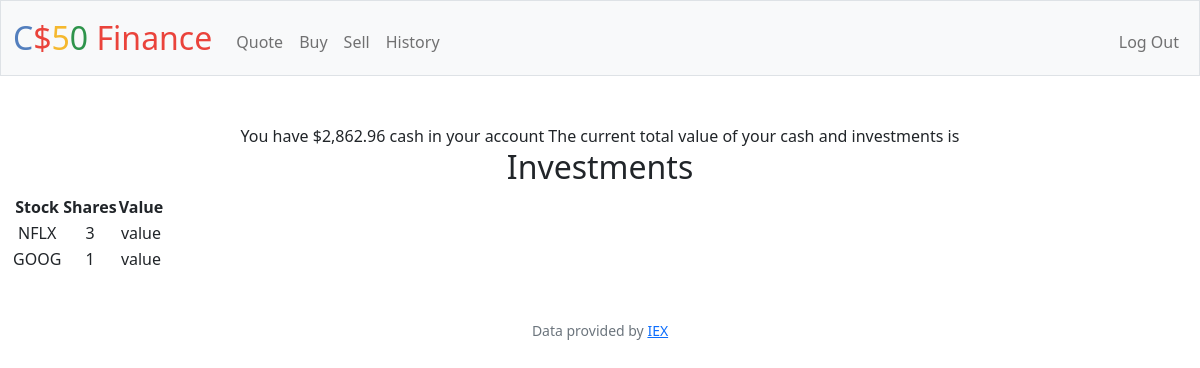
Page / (signed in) on the earlier database version.
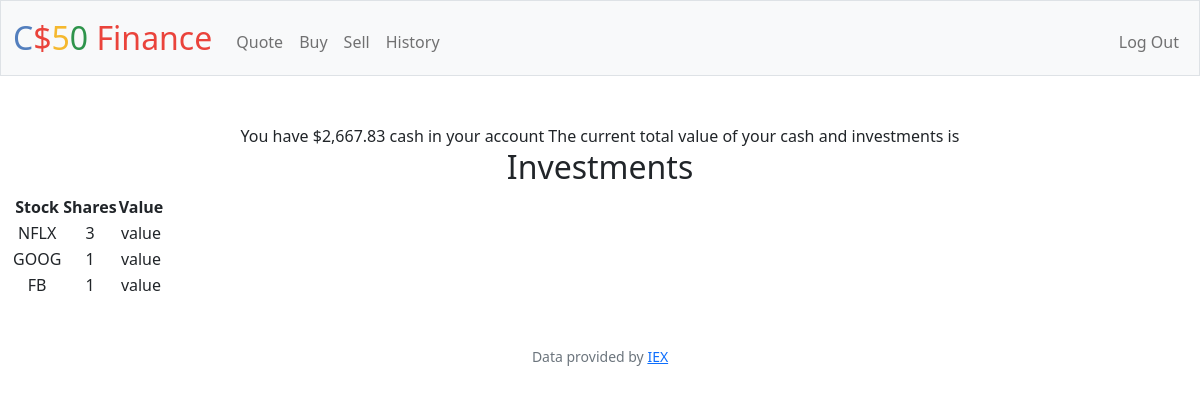
Same page on the later database version.
### tables this page shows
CREATE TABLE current (id INTEGER PRIMARY KEY AUTOINCREMENT NOT NULL, user_id INTEGER NOT NULL, stock TEXT NOT NULL UNIQUE, shares TEXT);

### app.py (the view)
@app.route("/")
@login_required
def index():
    index_table = db.execute("SELECT * from current WHERE user_id = ?", session["user_id"])
    tmp = db.execute("SELECT cash FROM users WHERE id = ?", session["user_id"])
    balance = usd(tmp[0]["cash"])
    return render_template("index.html", index_table=index_table, balance=balance)

### app.py (called while the page is built)
@app.after_request
def after_request(response):
    response.headers["Cache-Control"] = "no-cache, no-store, must-revalidate"
    response.headers["Expires"] = 0
    response.headers["Pragma"] = "no-cache"
    return response

### helpers.py (called while the page is built)
def login_required(f):
    @wraps(f)
    def decorated_function(*args, **kwargs):
        if session.get("user_id") is None:
            return redirect("/login")
        return f(*args, **kwargs)
    return decorated_function

def usd(value):
    return f"${value:,.2f}"

### templates/index.html (shortened to what this page needs)
{% extends "layout.html" %}
{% block main %}
    <div class="section">
        You have {{ balance }} cash in your account
        The current total value of your cash and investments is
        <h2>Investments</h2>
        <table>
            <thead>
                <tr>
                    <th>Stock</th>
                    <th>Shares</th>
                    <th>Value</th>
                </tr>
            </thead>
            <tbody>
                {% for stock in index_table %}
                <tr>
                    <td>{{ stock["stock"] }} </td>
                    <td>{{ stock["shares"] }}</td>
                    <td> value </td>
                </tr>
                {% endfor %}
            </tbody>
        </table>
    </div>
{% endblock %}

### templates/layout.html (shortened to what this page needs)
<!DOCTYPE html>
<html lang="en">
    <head>
        <link href="https://cdn.jsdelivr.net/npm/bootstrap@5.1.3/dist/css/bootstrap.min.css" rel="stylesheet">
        <link href="/static/styles.css" rel="stylesheet">
    </head>
    <body>
        <nav class="bg-light border navbar navbar-expand-md navbar-light">
            <div class="container-fluid">
                <a class="navbar-brand" href="/"><span class="blue">C</span><span class="red">$</span><span class="yellow">5</span><span class="green">0</span> <span class="red">Finance</span></a>
                <div class="collapse navbar-collapse" id="navbar">
                    {% if session["user_id"] %}
                        <ul class="navbar-nav me-auto mt-2">
                            <li class="nav-item"><a class="nav-link" href="/quote">Quote</a></li>
                            <li class="nav-item"><a class="nav-link" href="/buy">Buy</a></li>
                            <li class="nav-item"><a class="nav-link" href="/sell">Sell</a></li>
                            <li class="nav-item"><a class="nav-link" href="/history">History</a></li>
                        </ul>
                        <ul class="navbar-nav ms-auto mt-2">
                            <li class="nav-item"><a class="nav-link" href="/logout">Log Out</a></li>
                        </ul>
                    {% else %}
                        <ul class="navbar-nav ms-auto mt-2">
                            <li class="nav-item"><a class="nav-link" href="/register">Register</a></li>
                            <li class="nav-item"><a class="nav-link" href="/login">Log In</a></li>
                        </ul>
                    {% endif %}
                </div>
            </div>
        </nav>
        <main class="container-fluid py-5 text-center">
            {% block main %}{% endblock %}
        </main>
        <footer class="mb-5 small text-center text-muted">
            Data provided by <a href="https://iexcloud.io/">IEX</a>
        </footer>
    </body>
</html>

### static/styles.css (style rules this page uses)
nav .navbar-brand { font-size: xx-large; }
nav .navbar-brand .blue { color: #537fbe; }
nav .navbar-brand .red { color: #ea433b; }
nav .navbar-brand .yellow { color: #f5b82e; }
nav .navbar-brand .green { color: #2e944b; }

Differences in the rows shown:
added current: stock "FB", shares "1"
Other differences:
{{ balance }}: "$2,862.96" → "$2,667.83"
